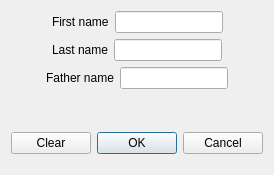
<?xml version="1.0" encoding="UTF-8"?>
<ui version="4.0">
 <class>AddPersonDialog</class>
 <widget class="QDialog" name="AddPersonDialog">
  <property name="windowModality">
   <enum>Qt::NonModal</enum>
  </property>
  <property name="geometry">
   <rect>
    <x>0</x>
    <y>0</y>
    <width>272</width>
    <height>175</height>
   </rect>
  </property>
  <property name="windowTitle">
   <string>Add Person</string>
  </property>
  <layout class="QVBoxLayout" name="verticalLayout">
   <item>
    <layout class="QHBoxLayout" name="horizontalLayout_3">
     <item>
      <spacer name="horizontalSpacer_7">
       <property name="orientation">
        <enum>Qt::Horizontal</enum>
       </property>
       <property name="sizeHint" stdset="0">
        <size>
         <width>40</width>
         <height>20</height>
        </size>
       </property>
      </spacer>
     </item>
     <item>
      <widget class="QLabel" name="firstNameLbl">
       <property name="sizePolicy">
        <sizepolicy hsizetype="Minimum" vsizetype="Minimum">
         <horstretch>0</horstretch>
         <verstretch>0</verstretch>
        </sizepolicy>
       </property>
       <property name="text">
        <string>First name</string>
       </property>
      </widget>
     </item>
     <item>
      <widget class="QLineEdit" name="firstNameLine">
       <property name="sizePolicy">
        <sizepolicy hsizetype="Fixed" vsizetype="Fixed">
         <horstretch>0</horstretch>
         <verstretch>0</verstretch>
        </sizepolicy>
       </property>
      </widget>
     </item>
     <item>
      <spacer name="horizontalSpacer">
       <property name="orientation">
        <enum>Qt::Horizontal</enum>
       </property>
       <property name="sizeHint" stdset="0">
        <size>
         <width>40</width>
         <height>20</height>
        </size>
       </property>
      </spacer>
     </item>
    </layout>
   </item>
   <item>
    <layout class="QHBoxLayout" name="horizontalLayout_4">
     <item>
      <spacer name="horizontalSpacer_6">
       <property name="orientation">
        <enum>Qt::Horizontal</enum>
       </property>
       <property name="sizeHint" stdset="0">
        <size>
         <width>40</width>
         <height>20</height>
        </size>
       </property>
      </spacer>
     </item>
     <item>
      <widget class="QLabel" name="lastNameLbl">
       <property name="sizePolicy">
        <sizepolicy hsizetype="Minimum" vsizetype="Minimum">
         <horstretch>0</horstretch>
         <verstretch>0</verstretch>
        </sizepolicy>
       </property>
       <property name="text">
        <string>Last name</string>
       </property>
      </widget>
     </item>
     <item>
      <widget class="QLineEdit" name="lastNameLine">
       <property name="sizePolicy">
        <sizepolicy hsizetype="Fixed" vsizetype="Fixed">
         <horstretch>0</horstretch>
         <verstretch>0</verstretch>
        </sizepolicy>
       </property>
      </widget>
     </item>
     <item>
      <spacer name="horizontalSpacer_2">
       <property name="orientation">
        <enum>Qt::Horizontal</enum>
       </property>
       <property name="sizeHint" stdset="0">
        <size>
         <width>40</width>
         <height>20</height>
        </size>
       </property>
      </spacer>
     </item>
    </layout>
   </item>
   <item>
    <layout class="QHBoxLayout" name="horizontalLayout_5">
     <item>
      <spacer name="horizontalSpacer_5">
       <property name="orientation">
        <enum>Qt::Horizontal</enum>
       </property>
       <property name="sizeHint" stdset="0">
        <size>
         <width>40</width>
         <height>20</height>
        </size>
       </property>
      </spacer>
     </item>
     <item>
      <widget class="QLabel" name="fatherNameLbl">
       <property name="sizePolicy">
        <sizepolicy hsizetype="Minimum" vsizetype="Minimum">
         <horstretch>0</horstretch>
         <verstretch>0</verstretch>
        </sizepolicy>
       </property>
       <property name="text">
        <string>Father name</string>
       </property>
      </widget>
     </item>
     <item>
      <widget class="QLineEdit" name="fatherNameLine">
       <property name="sizePolicy">
        <sizepolicy hsizetype="Fixed" vsizetype="Fixed">
         <horstretch>0</horstretch>
         <verstretch>0</verstretch>
        </sizepolicy>
       </property>
      </widget>
     </item>
     <item>
      <spacer name="horizontalSpacer_3">
       <property name="orientation">
        <enum>Qt::Horizontal</enum>
       </property>
       <property name="sizeHint" stdset="0">
        <size>
         <width>40</width>
         <height>20</height>
        </size>
       </property>
      </spacer>
     </item>
    </layout>
   </item>
   <item>
    <spacer name="verticalSpacer">
     <property name="orientation">
      <enum>Qt::Vertical</enum>
     </property>
     <property name="sizeType">
      <enum>QSizePolicy::Expanding</enum>
     </property>
     <property name="sizeHint" stdset="0">
      <size>
       <width>20</width>
       <height>40</height>
      </size>
     </property>
    </spacer>
   </item>
   <item>
    <layout class="QHBoxLayout" name="horizontalLayout">
     <property name="topMargin">
      <number>0</number>
     </property>
     <item>
      <widget class="QPushButton" name="pushButton">
       <property name="text">
        <string>Clear</string>
       </property>
      </widget>
     </item>
     <item>
      <widget class="QDialogButtonBox" name="buttonBox">
       <property name="orientation">
        <enum>Qt::Horizontal</enum>
       </property>
       <property name="standardButtons">
        <set>QDialogButtonBox::Cancel|QDialogButtonBox::Ok</set>
       </property>
      </widget>
     </item>
    </layout>
   </item>
   <item>
    <spacer name="verticalSpacer_2">
     <property name="orientation">
      <enum>Qt::Vertical</enum>
     </property>
     <property name="sizeType">
      <enum>QSizePolicy::Fixed</enum>
     </property>
     <property name="sizeHint" stdset="0">
      <size>
       <width>20</width>
       <height>10</height>
      </size>
     </property>
    </spacer>
   </item>
  </layout>
 </widget>
 <resources/>
 <connections>
  <connection>
   <sender>buttonBox</sender>
   <signal>accepted()</signal>
   <receiver>AddPersonDialog</receiver>
   <slot>accept()</slot>
   <hints>
    <hint type="sourcelabel">
     <x>261</x>
     <y>139</y>
    </hint>
    <hint type="destinationlabel">
     <x>157</x>
     <y>165</y>
    </hint>
   </hints>
  </connection>
  <connection>
   <sender>buttonBox</sender>
   <signal>rejected()</signal>
   <receiver>AddPersonDialog</receiver>
   <slot>reject()</slot>
   <hints>
    <hint type="sourcelabel">
     <x>261</x>
     <y>139</y>
    </hint>
    <hint type="destinationlabel">
     <x>262</x>
     <y>165</y>
    </hint>
   </hints>
  </connection>
  <connection>
   <sender>pushButton</sender>
   <signal>clicked()</signal>
   <receiver>fatherNameLine</receiver>
   <slot>clear()</slot>
   <hints>
    <hint type="sourcelabel">
     <x>63</x>
     <y>124</y>
    </hint>
    <hint type="destinationlabel">
     <x>200</x>
     <y>91</y>
    </hint>
   </hints>
  </connection>
  <connection>
   <sender>pushButton</sender>
   <signal>clicked()</signal>
   <receiver>lastNameLine</receiver>
   <slot>clear()</slot>
   <hints>
    <hint type="sourcelabel">
     <x>24</x>
     <y>132</y>
    </hint>
    <hint type="destinationlabel">
     <x>191</x>
     <y>56</y>
    </hint>
   </hints>
  </connection>
  <connection>
   <sender>pushButton</sender>
   <signal>clicked()</signal>
   <receiver>firstNameLine</receiver>
   <slot>clear()</slot>
   <hints>
    <hint type="sourcelabel">
     <x>56</x>
     <y>132</y>
    </hint>
    <hint type="destinationlabel">
     <x>174</x>
     <y>12</y>
    </hint>
   </hints>
  </connection>
 </connections>
</ui>
